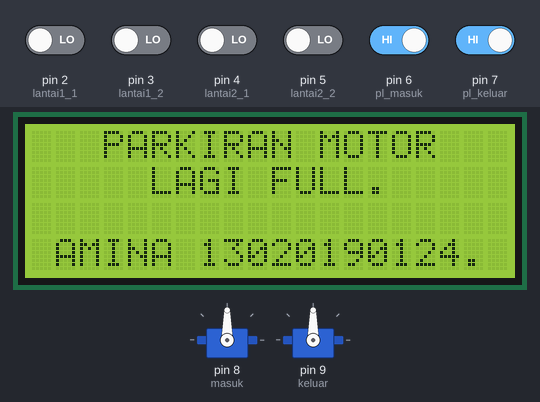
The sketch below on a simulated Arduino Uno, built with avr-gcc and run on an emulated ATmega328P. On the bench: 20×4 character LCD, 2 × servo. The test bench sets the inputs (shaded band); at power-on: pin 6 (pl_masuk), pin 7 (pl_keluar) HIGH, pin 2 (lantai1_1), pin 3 (lantai1_2), pin 4 (lantai2_1), pin 5 (lantai2_2) LOW. What the sketch prints to the serial monitor is not drawn.

Above: at 1.2 s.
1.3 s: pin 2 (lantai1_1) driven HIGH
At 3.1 s:
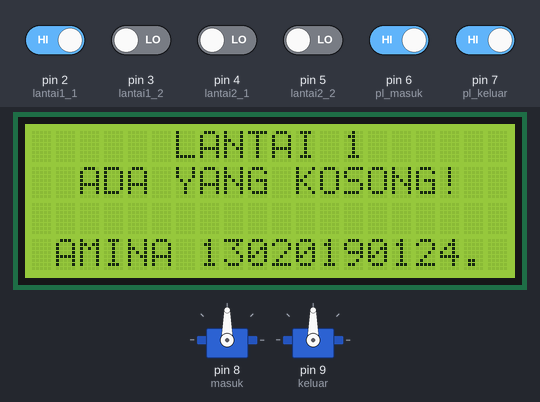
3.6 s: pin 6 (pl_masuk) driven LOW
At 5.8 s:
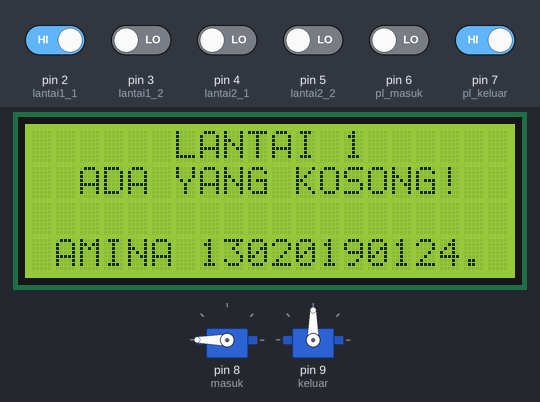
6.7 s: pin 2 (lantai1_1) driven LOW
At 10.4 s:
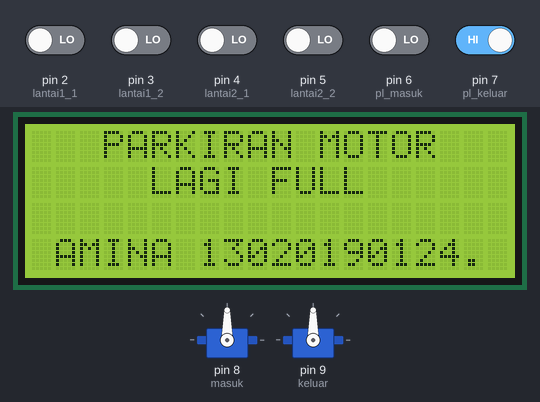
10.7 s: pin 7 (pl_keluar) driven LOW
At 14.3 s:
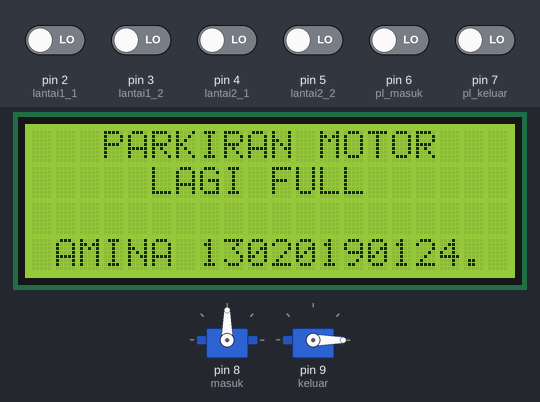
14.8 s: pin 2 (lantai1_1) driven HIGH and pin 3 (lantai1_2) driven HIGH and pin 4 (lantai2_1) driven HIGH and pin 5 (lantai2_2) driven HIGH and pin 6 (pl_masuk) driven HIGH
At 19.8 s:
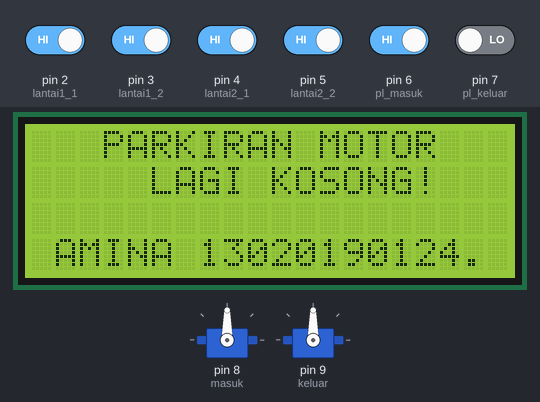
22.9 s: pin 3 (lantai1_2) driven LOW
At 27.5 s:
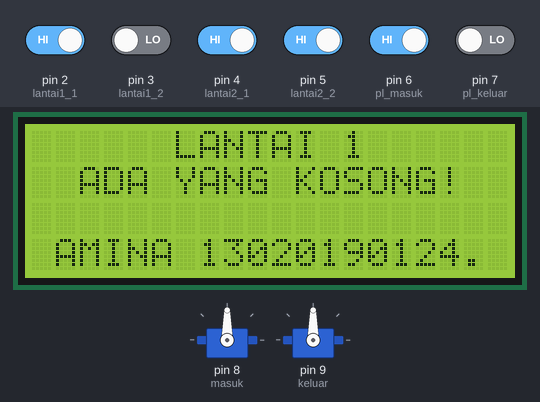
Timing chart, 0 to 28.0 s (numbered marks = the images above; inputs shaded):
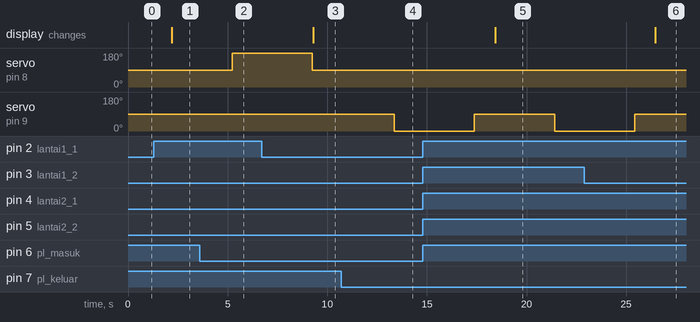

Measured:
- after the input at 1.3 s, the display: changes after 0.90 s (image 1)
- after the input at 3.6 s, servo on pin 8 (masuk): 90° → 180° after 1.6 s
- after the input at 6.7 s, servo on pin 8 (masuk): goes on until 9.2 s, then stays 90°; the display: changes after 2.6 s (image 3)
- after the input at 10.7 s, servo on pin 9 (keluar): 90° → 0° after 2.7 s
- after the input at 14.8 s, the display: changes after 3.6 s (image 5)
- after the input at 22.9 s, the display: changes after 3.6 s (image 6)

The sketch:

ParkiranOtomatis.ino
```cpp
#include <Wire.h>                 //libraries untuk membaca jenis kode lcd yang dipakai
#include <LiquidCrystal_I2C.h>    //libraries untuk menjalankan i2c pada lcd
#include <Servo.h>                //libraries untuk menjalankan motor servo

LiquidCrystal_I2C lcd(0x27, 20, 4);   //menjalankan tipe lcd yang diperoleh dari libreries wire.h

Servo servo_masuk;                  //inisialisasi fungsi servo dengan parameter servo_masuk
Servo servo_keluar;                 //inisialisasi fungsi servo dengan parameter servo_keluar

// Lantai 1                         //awal infrared input
const int lantai1_1 = 2;            //inisialisasi pin 2 arduino dan ditampung didalam variabel lantai1_1
const int lantai1_2 = 3;            //inisialisasi pin 3 arduino dan ditampung didalam variabel lantai1_2

// Lantai 2
const int lantai2_1 = 4;            //inisialisasi pin 4 arduino dan ditampung didalam variabel lantai2_1
const int lantai2_2 = 5;            //inisialisasi pin 5 arduino dan ditampung didalam variabel lantai2_2

// palang pintu
const int pl_masuk = 6;             //inisialisasi pin 6 arduino dan ditampung didalam variabel pl_masuk
const int pl_keluar = 7;            //inisialisasi pin 7 arduino dan ditampung didalam variabel pl_keluar
                                    //Akhir infrared input

// Servo pin
const int masuk = 8;                //inisialisasi pin 8 arduino untuk pin output servo di tampung didalam variabel masuk
const int keluar = 9;               //inisialisasi pin 9 arduino untuk pin output servo di tampung didalam variabel keluar


void setup() {                      //fungsi untuk set variavel pin dengan aksi input dan output dan berjalan sekali di awal setiap arduino di nyalakan
  Serial.begin(9600);               //menampilkan data ke serial monitor

  lcd.init();                       //fungsi didalam libraries untuk jalankan lcd
  lcd.backlight();                  //fungsi didalam libraries untuk menampilkan data di layar lcd

  pinMode(lantai1_1, INPUT);        //pinMode berfungsi untuk set variabel lantai1_1 sebagai inputan
  pinMode(lantai1_2, INPUT);        //pinMode berfungsi untuk set variabel lantai1_2 sebagai inputan

  pinMode(lantai2_1, INPUT);        //pinMode berfungsi untuk set variabel lantai2_1 sebagai inputan
  pinMode(lantai2_2, INPUT);        //pinMode berfungsi untuk set variabel lantai2_2 sebagai inputan

  pinMode(pl_masuk, INPUT);         //pinMode berfungsi untuk set variabel pl_masuk sebagai inputan
  pinMode(pl_keluar, INPUT);        //pinMode berfungsi untuk set variabel pl_keluar sebagai inputan

  servo_masuk.attach(masuk);        //menjalankan servo dengan output ke variabel masuk
  servo_keluar.attach(keluar);      //menjalankan servo dengan output ke variabel keluar

}

void loop() {                             //fungsi ini berjalan terus menerus berulang kali utk mengecek setiap aksi input pada sensor dan mengirim aksi output pada sensor

  // default servo
  servo_masuk.write(90);                      //mengatur nilai default servo 90 derajat pada pintu palang masuk
  servo_keluar.write(90);                     //mengatur nilai default servo 90 derajat pada pintu palang keluar

  int p_masuk = digitalRead(pl_masuk);        //menampung data inputan dari sensor infrared di variabel p_masuk
  int p_keluar = digitalRead(pl_keluar);      //menampung data inputan dari sensor infrared di variabel p_keluar

  // Lantai 1
  int inf1_1 = digitalRead(lantai1_1);        //menampung data inputan dari sensor infrared di variabel inf1_1, parkiran lantai 1 lahan 1
  int inf1_2 = digitalRead(lantai1_2);        //menampung data inputan dari sensor infrared di variabel inf1_2, parkiran lantai 1 lahan 2

  // lantai 2
  int inf2_1 = digitalRead(lantai2_1);        //menampung data inputan dari sensor infrared di variabel inf2_1, parkiran lantai 2 lahan 1
  int inf2_2 = digitalRead(lantai2_2);        //menampung data inputan dari sensor infrared di variabel inf2_2, parkiran lantai 2 lahan 2


 // palang masuk
  if(p_masuk == LOW) {                                                          //cek kondisi, jika ada objek di infrared palnag masuk, jika ada
    if(inf1_1 == HIGH || inf1_2 == HIGH || inf2_1 == HIGH || inf2_2 == HIGH){   //cek kondisi, jika semua inputan infrared HIGH berarti parkiran dalam keadaan kosong
      delay(1000);                                                              //tungg 1 detik
      servo_masuk.write(180);                                                   //buka palang pintu dengan aksi servo berpotar 180 derajat
      delay(4000);                                                              //tunggu 4 detik
      servo_masuk.write(90);                                                    //tutup palang pintu dengan aksi servo berpotar 90 derajat
    }
    else if(inf1_1 == LOW && inf1_2 == LOW && inf2_1 == LOW && inf2_2 == LOW){  //else if akan di jalankan jika kondisi diatas tidak terpenuhi, dan jika terpenuhi di kondisi ini, kondisi else if yg lainnya tdk akan di jalankan
      lcd.clear();                                                              //bersihkan layar LCD
      Serial.println("PARKIRAN MOTOR");                                         //tampilkan tulisan yg didalm kurung ke LCD
      lcd.setCursor(3, 0);
      lcd.print("PARKIRAN MOTOR");
      lcd.setCursor(5, 1);
      lcd.print("LAGI FULL");
      lcd.setCursor(1, 3);
      lcd.print("AMINA 13020190124.");

      delay(1000);
    }
  } else {
    // parkiran Full
    if (inf1_1 == LOW && inf1_2 == LOW && inf2_1 == LOW && inf2_2 == LOW)
    {
      lcd.clear();
      Serial.println("Parkiran Full");
      lcd.setCursor(3, 0);
      lcd.print("PARKIRAN MOTOR");
      lcd.setCursor(5, 1);
      lcd.print("LAGI FULL.");
      lcd.setCursor(1, 3);
      lcd.print("AMINA 13020190124.");
      delay(1000);
    }

    // Parkiran Kosong
    else if (inf1_1 == HIGH && inf1_2 == HIGH && inf2_1 == HIGH && inf2_2 == HIGH)
    {
      lcd.clear();
      Serial.println("Parkiran Kosong");
      lcd.setCursor(3, 0);
      lcd.print("PARKIRAN MOTOR");
      lcd.setCursor(5, 1);
      lcd.print("LAGI KOSONG!");
      lcd.setCursor(1, 3);
      lcd.print("AMINA 13020190124.");

      delay(2000);
    }

    // Lantai 1
    else if (inf1_1 == HIGH || inf1_2 == HIGH )
    {
      lcd.clear();
      Serial.println("Lantai 1 ada kosong");
      lcd.setCursor(6, 0);
      lcd.print("LANTAI 1");
      lcd.setCursor(2, 1);
      lcd.print("ADA YANG KOSONG!");
      lcd.setCursor(1, 3);
      lcd.print("AMINA 13020190124.");

      delay(1000);
    }

    // lantai 2
    else if (inf2_1 == HIGH || inf2_2 == HIGH )
    {
      lcd.clear();
      Serial.println("Lantai 2 ada kosong");
      lcd.setCursor(6, 0);
      lcd.print("LANTAI 2");
      lcd.setCursor(2, 1);
      lcd.print("ADA YANG KOSONG!");
      lcd.setCursor(1, 3);
      lcd.print("AMINA 13020190124.");

      delay(1000);
    }
  }

  // PALANG KELUAR
  if(p_keluar == LOW){      //jika ada objek di infrared palang kelaur, pintu palang akan terbuka
    delay(1000);
    servo_keluar.write(0);  //servo berputar ke 0 derajat utk membuka palang
    delay(4000);
    servo_keluar.write(90); //servo berputar ke 90 derajat utk menutup palang
    delay(1000);
  }

}
```
